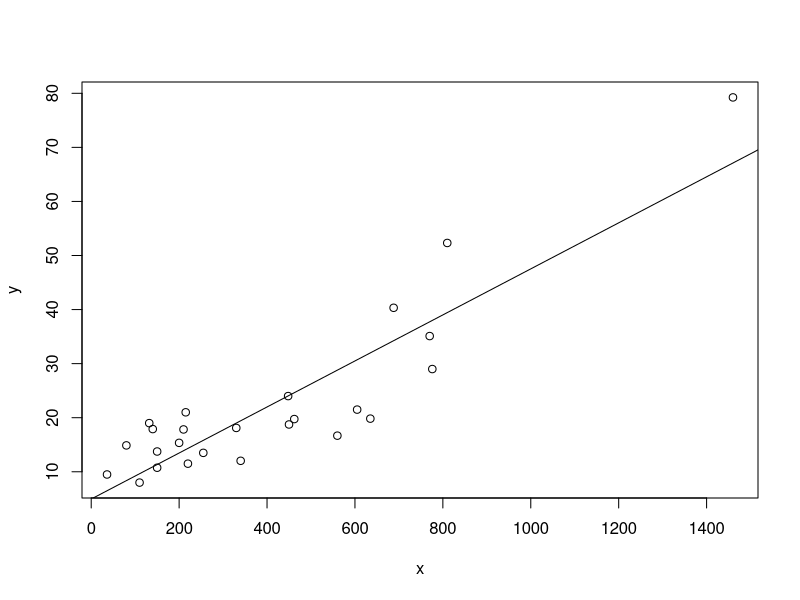

Generate this figure with R:
y<-c( 16.68, 11.50, 12.03, 14.88, 13.75, 18.11,  8.00, 17.83, 79.24, 21.50, 40.33, 21.00, 13.50, 
      19.75, 24.00 ,29.00, 15.35, 19.00,  9.50, 35.10, 17.90, 52.32, 18.75 ,19.83, 10.75) 
x<-c(560,  220,  340,   80,  150,  330,  110 , 210, 1460,  605,  688,  215,  255 , 462,  448,  776,  
     200,  132 ,  36,  770,  140,  810 , 450,  635,  150) 
##(i) 
model<-lm(y~x);model 
##(ii) 
plot(x,y) 
abline(model) 
#######(iii) 
###High leverage value 
d=(x-mean(x))^2/(sum((x-mean(x))^2));d 
n=length(x);n 
hii=(1/n)+d 
hii 
###### 
h<-hat(x);h 
###Cut-off Point##### 
p=2 
CP=2*(p/n);CP ### Twice the mean rule 
############Identification########### 
CP>hii 
which(hii>CP) 
#####outlier 
r<-model$residuals;r 
msr<-sum(r^2)/(n-p);msr 
ar<-abs(r);ar 
di<-ar/sqrt(msr);di  ##Standardized residuals 
out<-di[di>3];out 
#or 
ri<-ar/sqrt(msr*(1-h));ri  ##Studentized residuals 
out<-ri[ri>3];out 
#### Influential Observation##### 
cdi<-(h*ri^2)/(p*(1-h));cdi 
IO<-cdi[cdi>1];IO 
### 
cooks.distance(model) 
#### 
y.hat=4.96116+.04257*x 
y.hat 
ei=y-y.hat;ei 
sl.<-c(1:25) 
data2=data.frame(sl.,y,x,y.hat,ei,hii,di,ri,cdi);data2 
View(data2)